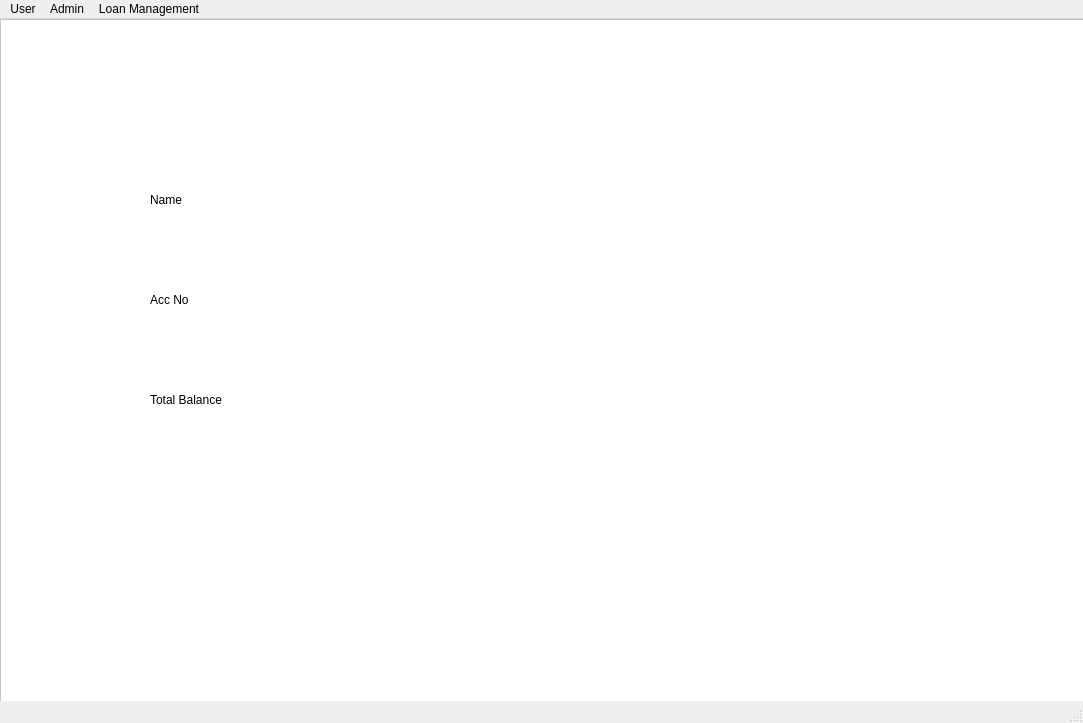
<?xml version="1.0" encoding="UTF-8"?>
<ui version="4.0">
 <class>MainWindow</class>
 <widget class="QMainWindow" name="MainWindow">
  <property name="geometry">
   <rect>
    <x>0</x>
    <y>0</y>
    <width>1083</width>
    <height>723</height>
   </rect>
  </property>
  <property name="windowTitle">
   <string>MainWindow</string>
  </property>
  <widget class="QWidget" name="centralwidget">
   <widget class="QLabel" name="label">
    <property name="geometry">
     <rect>
      <x>100</x>
      <y>120</y>
      <width>221</width>
      <height>91</height>
     </rect>
    </property>
    <property name="styleSheet">
     <string notr="true">font: 20pt &quot;MS Shell Dlg 2&quot;;</string>
    </property>
    <property name="text">
     <string>Login As</string>
    </property>
   </widget>
   <widget class="QLabel" name="label_2">
    <property name="geometry">
     <rect>
      <x>100</x>
      <y>330</y>
      <width>331</width>
      <height>91</height>
     </rect>
    </property>
    <property name="styleSheet">
     <string notr="true">font: 20pt &quot;MS Shell Dlg 2&quot;;</string>
    </property>
    <property name="text">
     <string>Register As</string>
    </property>
   </widget>
   <widget class="QComboBox" name="comboBox">
    <property name="geometry">
     <rect>
      <x>410</x>
      <y>140</y>
      <width>351</width>
      <height>71</height>
     </rect>
    </property>
    <property name="styleSheet">
     <string notr="true">font: 18pt &quot;MS Shell Dlg 2&quot;;</string>
    </property>
    <item>
     <property name="text">
      <string>Admin</string>
     </property>
    </item>
    <item>
     <property name="text">
      <string>Customer</string>
     </property>
    </item>
   </widget>
   <widget class="QComboBox" name="comboBox_2">
    <property name="geometry">
     <rect>
      <x>410</x>
      <y>340</y>
      <width>351</width>
      <height>71</height>
     </rect>
    </property>
    <property name="styleSheet">
     <string notr="true">font: 18pt &quot;MS Shell Dlg 2&quot;;</string>
    </property>
    <item>
     <property name="text">
      <string>Admin</string>
     </property>
    </item>
    <item>
     <property name="text">
      <string>Customer</string>
     </property>
    </item>
   </widget>
   <widget class="QPushButton" name="pushButton">
    <property name="geometry">
     <rect>
      <x>810</x>
      <y>140</y>
      <width>211</width>
      <height>61</height>
     </rect>
    </property>
    <property name="styleSheet">
     <string notr="true">font: 18pt &quot;MS Shell Dlg 2&quot;;</string>
    </property>
    <property name="text">
     <string>Login</string>
    </property>
   </widget>
   <widget class="QPushButton" name="pushButton_2">
    <property name="geometry">
     <rect>
      <x>810</x>
      <y>340</y>
      <width>211</width>
      <height>61</height>
     </rect>
    </property>
    <property name="styleSheet">
     <string notr="true">font: 18pt &quot;MS Shell Dlg 2&quot;;</string>
    </property>
    <property name="text">
     <string>Register</string>
    </property>
   </widget>
   <widget class="QFrame" name="frame">
    <property name="geometry">
     <rect>
      <x>0</x>
      <y>0</y>
      <width>1091</width>
      <height>691</height>
     </rect>
    </property>
    <property name="styleSheet">
     <string notr="true">background-color: rgb(255, 255, 255);</string>
    </property>
    <property name="frameShape">
     <enum>QFrame::StyledPanel</enum>
    </property>
    <property name="frameShadow">
     <enum>QFrame::Raised</enum>
    </property>
    <widget class="QLabel" name="label_3">
     <property name="geometry">
      <rect>
       <x>340</x>
       <y>80</y>
       <width>161</width>
       <height>51</height>
      </rect>
     </property>
     <property name="styleSheet">
      <string notr="true">font: 16pt &quot;MS Shell Dlg 2&quot;;</string>
     </property>
     <property name="text">
      <string>Login As</string>
     </property>
    </widget>
    <widget class="QLabel" name="label_4">
     <property name="geometry">
      <rect>
       <x>490</x>
       <y>80</y>
       <width>261</width>
       <height>51</height>
      </rect>
     </property>
     <property name="styleSheet">
      <string notr="true">font: 16pt &quot;MS Shell Dlg 2&quot;;</string>
     </property>
     <property name="text">
      <string/>
     </property>
    </widget>
    <widget class="QLabel" name="label_5">
     <property name="geometry">
      <rect>
       <x>120</x>
       <y>200</y>
       <width>391</width>
       <height>61</height>
      </rect>
     </property>
     <property name="styleSheet">
      <string notr="true">font: 18pt &quot;MS Shell Dlg 2&quot;;</string>
     </property>
     <property name="text">
      <string>Enter Login ID</string>
     </property>
    </widget>
    <widget class="QLabel" name="label_6">
     <property name="geometry">
      <rect>
       <x>120</x>
       <y>320</y>
       <width>391</width>
       <height>61</height>
      </rect>
     </property>
     <property name="styleSheet">
      <string notr="true">font: 18pt &quot;MS Shell Dlg 2&quot;;</string>
     </property>
     <property name="text">
      <string>Enter Password</string>
     </property>
    </widget>
    <widget class="QLineEdit" name="lineEdit">
     <property name="geometry">
      <rect>
       <x>570</x>
       <y>190</y>
       <width>341</width>
       <height>71</height>
      </rect>
     </property>
     <property name="styleSheet">
      <string notr="true">font: 16pt &quot;MS Shell Dlg 2&quot;;</string>
     </property>
     <property name="text">
      <string/>
     </property>
    </widget>
    <widget class="QLineEdit" name="lineEdit_2">
     <property name="geometry">
      <rect>
       <x>570</x>
       <y>320</y>
       <width>341</width>
       <height>71</height>
      </rect>
     </property>
     <property name="styleSheet">
      <string notr="true">font: 16pt &quot;MS Shell Dlg 2&quot;;</string>
     </property>
     <property name="text">
      <string/>
     </property>
    </widget>
    <widget class="QPushButton" name="pushButton_3">
     <property name="geometry">
      <rect>
       <x>380</x>
       <y>500</y>
       <width>241</width>
       <height>71</height>
      </rect>
     </property>
     <property name="styleSheet">
      <string notr="true">font: 16pt &quot;MS Shell Dlg 2&quot;;
color: rgb(255, 255, 255);
background-color: rgb(255, 85, 0);</string>
     </property>
     <property name="text">
      <string>Login</string>
     </property>
    </widget>
    <widget class="QFrame" name="frame_2">
     <property name="geometry">
      <rect>
       <x>0</x>
       <y>0</y>
       <width>1081</width>
       <height>661</height>
      </rect>
     </property>
     <property name="frameShape">
      <enum>QFrame::StyledPanel</enum>
     </property>
     <property name="frameShadow">
      <enum>QFrame::Raised</enum>
     </property>
     <widget class="QLabel" name="label_7">
      <property name="geometry">
       <rect>
        <x>290</x>
        <y>10</y>
        <width>261</width>
        <height>51</height>
       </rect>
      </property>
      <property name="styleSheet">
       <string notr="true">font: 20pt &quot;MS Shell Dlg 2&quot;;</string>
      </property>
      <property name="text">
       <string>Register As</string>
      </property>
     </widget>
     <widget class="QLabel" name="label_8">
      <property name="geometry">
       <rect>
        <x>530</x>
        <y>10</y>
        <width>261</width>
        <height>51</height>
       </rect>
      </property>
      <property name="styleSheet">
       <string notr="true">font: 20pt &quot;MS Shell Dlg 2&quot;;</string>
      </property>
      <property name="text">
       <string/>
      </property>
     </widget>
     <widget class="QLabel" name="label_9">
      <property name="geometry">
       <rect>
        <x>80</x>
        <y>100</y>
        <width>291</width>
        <height>51</height>
       </rect>
      </property>
      <property name="styleSheet">
       <string notr="true">font: 18pt &quot;MS Shell Dlg 2&quot;;</string>
      </property>
      <property name="text">
       <string>Enter Name</string>
      </property>
     </widget>
     <widget class="QLabel" name="label_10">
      <property name="geometry">
       <rect>
        <x>80</x>
        <y>180</y>
        <width>291</width>
        <height>51</height>
       </rect>
      </property>
      <property name="styleSheet">
       <string notr="true">font: 18pt &quot;MS Shell Dlg 2&quot;;</string>
      </property>
      <property name="text">
       <string>Enter Email ID</string>
      </property>
     </widget>
     <widget class="QLabel" name="label_11">
      <property name="geometry">
       <rect>
        <x>80</x>
        <y>260</y>
        <width>291</width>
        <height>51</height>
       </rect>
      </property>
      <property name="styleSheet">
       <string notr="true">font: 18pt &quot;MS Shell Dlg 2&quot;;</string>
      </property>
      <property name="text">
       <string>Enter Password</string>
      </property>
     </widget>
     <widget class="QLabel" name="label_12">
      <property name="geometry">
       <rect>
        <x>80</x>
        <y>340</y>
        <width>291</width>
        <height>51</height>
       </rect>
      </property>
      <property name="styleSheet">
       <string notr="true">font: 18pt &quot;MS Shell Dlg 2&quot;;</string>
      </property>
      <property name="text">
       <string>Enter Mobile No</string>
      </property>
     </widget>
     <widget class="QLabel" name="label_13">
      <property name="geometry">
       <rect>
        <x>80</x>
        <y>430</y>
        <width>291</width>
        <height>51</height>
       </rect>
      </property>
      <property name="styleSheet">
       <string notr="true">font: 18pt &quot;MS Shell Dlg 2&quot;;</string>
      </property>
      <property name="text">
       <string>Select State</string>
      </property>
     </widget>
     <widget class="QLineEdit" name="lineEdit_3">
      <property name="geometry">
       <rect>
        <x>480</x>
        <y>100</y>
        <width>411</width>
        <height>51</height>
       </rect>
      </property>
      <property name="styleSheet">
       <string notr="true">font: 16pt &quot;MS Shell Dlg 2&quot;;</string>
      </property>
     </widget>
     <widget class="QLineEdit" name="lineEdit_4">
      <property name="geometry">
       <rect>
        <x>480</x>
        <y>180</y>
        <width>411</width>
        <height>51</height>
       </rect>
      </property>
      <property name="styleSheet">
       <string notr="true">font: 16pt &quot;MS Shell Dlg 2&quot;;</string>
      </property>
     </widget>
     <widget class="QLineEdit" name="lineEdit_5">
      <property name="geometry">
       <rect>
        <x>480</x>
        <y>270</y>
        <width>411</width>
        <height>51</height>
       </rect>
      </property>
      <property name="styleSheet">
       <string notr="true">font: 16pt &quot;MS Shell Dlg 2&quot;;</string>
      </property>
     </widget>
     <widget class="QLineEdit" name="lineEdit_6">
      <property name="geometry">
       <rect>
        <x>480</x>
        <y>350</y>
        <width>411</width>
        <height>51</height>
       </rect>
      </property>
      <property name="styleSheet">
       <string notr="true">font: 16pt &quot;MS Shell Dlg 2&quot;;</string>
      </property>
     </widget>
     <widget class="QLineEdit" name="lineEdit_7">
      <property name="geometry">
       <rect>
        <x>480</x>
        <y>430</y>
        <width>411</width>
        <height>51</height>
       </rect>
      </property>
      <property name="styleSheet">
       <string notr="true">font: 16pt &quot;MS Shell Dlg 2&quot;;</string>
      </property>
     </widget>
     <widget class="QPushButton" name="pushButton_4">
      <property name="geometry">
       <rect>
        <x>360</x>
        <y>540</y>
        <width>341</width>
        <height>81</height>
       </rect>
      </property>
      <property name="styleSheet">
       <string notr="true">font: 20pt &quot;MS Shell Dlg 2&quot;;
color: rgb(255, 255, 255);
background-color: rgb(255, 85, 0);</string>
      </property>
      <property name="text">
       <string>Register</string>
      </property>
     </widget>
     <widget class="QFrame" name="frame_3">
      <property name="geometry">
       <rect>
        <x>0</x>
        <y>0</y>
        <width>1081</width>
        <height>671</height>
       </rect>
      </property>
      <property name="frameShape">
       <enum>QFrame::StyledPanel</enum>
      </property>
      <property name="frameShadow">
       <enum>QFrame::Raised</enum>
      </property>
      <widget class="QLabel" name="label_14">
       <property name="geometry">
        <rect>
         <x>330</x>
         <y>20</y>
         <width>461</width>
         <height>61</height>
        </rect>
       </property>
       <property name="styleSheet">
        <string notr="true">font: 20pt &quot;MS Shell Dlg 2&quot;;</string>
       </property>
       <property name="text">
        <string>Welcome to ICICI Bank</string>
       </property>
      </widget>
      <widget class="QPushButton" name="pushButton_5">
       <property name="geometry">
        <rect>
         <x>170</x>
         <y>140</y>
         <width>331</width>
         <height>131</height>
        </rect>
       </property>
       <property name="styleSheet">
        <string notr="true">font: 18pt &quot;MS Shell Dlg 2&quot;;
color: rgb(255, 255, 255);
background-color: rgb(85, 170, 255);</string>
       </property>
       <property name="text">
        <string>Create Account</string>
       </property>
      </widget>
      <widget class="QPushButton" name="pushButton_6">
       <property name="geometry">
        <rect>
         <x>170</x>
         <y>320</y>
         <width>331</width>
         <height>131</height>
        </rect>
       </property>
       <property name="styleSheet">
        <string notr="true">font: 18pt &quot;MS Shell Dlg 2&quot;;
color: rgb(255, 255, 255);
background-color: rgb(85, 170, 255);</string>
       </property>
       <property name="text">
        <string>Balance Enquiry</string>
       </property>
      </widget>
      <widget class="QPushButton" name="pushButton_7">
       <property name="geometry">
        <rect>
         <x>560</x>
         <y>140</y>
         <width>331</width>
         <height>131</height>
        </rect>
       </property>
       <property name="styleSheet">
        <string notr="true">font: 18pt &quot;MS Shell Dlg 2&quot;;
color: rgb(255, 255, 255);
background-color: rgb(85, 170, 255);</string>
       </property>
       <property name="text">
        <string>Funds Transfer</string>
       </property>
      </widget>
      <widget class="QPushButton" name="pushButton_8">
       <property name="geometry">
        <rect>
         <x>560</x>
         <y>320</y>
         <width>331</width>
         <height>131</height>
        </rect>
       </property>
       <property name="styleSheet">
        <string notr="true">font: 18pt &quot;MS Shell Dlg 2&quot;;
color: rgb(255, 255, 255);
background-color: rgb(85, 170, 255);</string>
       </property>
       <property name="text">
        <string>Apply Loan</string>
       </property>
      </widget>
      <widget class="QFrame" name="frame_4">
       <property name="geometry">
        <rect>
         <x>0</x>
         <y>0</y>
         <width>1091</width>
         <height>671</height>
        </rect>
       </property>
       <property name="frameShape">
        <enum>QFrame::StyledPanel</enum>
       </property>
       <property name="frameShadow">
        <enum>QFrame::Raised</enum>
       </property>
       <widget class="QLabel" name="label_15">
        <property name="geometry">
         <rect>
          <x>410</x>
          <y>10</y>
          <width>261</width>
          <height>51</height>
         </rect>
        </property>
        <property name="styleSheet">
         <string notr="true">font: 18pt &quot;MS Shell Dlg 2&quot;;</string>
        </property>
        <property name="text">
         <string>Create Account</string>
        </property>
       </widget>
       <widget class="QLabel" name="label_16">
        <property name="geometry">
         <rect>
          <x>80</x>
          <y>110</y>
          <width>321</width>
          <height>41</height>
         </rect>
        </property>
        <property name="styleSheet">
         <string notr="true">font: 16pt &quot;MS Shell Dlg 2&quot;;</string>
        </property>
        <property name="text">
         <string>Enter Name</string>
        </property>
       </widget>
       <widget class="QLabel" name="label_17">
        <property name="geometry">
         <rect>
          <x>80</x>
          <y>230</y>
          <width>321</width>
          <height>41</height>
         </rect>
        </property>
        <property name="styleSheet">
         <string notr="true">font: 16pt &quot;MS Shell Dlg 2&quot;;</string>
        </property>
        <property name="text">
         <string>Enter Email ID</string>
        </property>
       </widget>
       <widget class="QLabel" name="label_18">
        <property name="geometry">
         <rect>
          <x>80</x>
          <y>340</y>
          <width>321</width>
          <height>41</height>
         </rect>
        </property>
        <property name="styleSheet">
         <string notr="true">font: 16pt &quot;MS Shell Dlg 2&quot;;</string>
        </property>
        <property name="text">
         <string>Upload Photograph</string>
        </property>
       </widget>
       <widget class="QLineEdit" name="lineEdit_8">
        <property name="geometry">
         <rect>
          <x>530</x>
          <y>90</y>
          <width>411</width>
          <height>81</height>
         </rect>
        </property>
       </widget>
       <widget class="QLineEdit" name="lineEdit_9">
        <property name="geometry">
         <rect>
          <x>530</x>
          <y>210</y>
          <width>411</width>
          <height>81</height>
         </rect>
        </property>
       </widget>
       <widget class="QPushButton" name="pushButton_9">
        <property name="geometry">
         <rect>
          <x>580</x>
          <y>330</y>
          <width>271</width>
          <height>61</height>
         </rect>
        </property>
        <property name="styleSheet">
         <string notr="true">font: 18pt &quot;MS Shell Dlg 2&quot;;</string>
        </property>
        <property name="text">
         <string>Upload</string>
        </property>
       </widget>
       <widget class="QPushButton" name="pushButton_10">
        <property name="geometry">
         <rect>
          <x>350</x>
          <y>520</y>
          <width>331</width>
          <height>81</height>
         </rect>
        </property>
        <property name="styleSheet">
         <string notr="true">font: 18pt &quot;MS Shell Dlg 2&quot;;</string>
        </property>
        <property name="text">
         <string>Create Account</string>
        </property>
       </widget>
       <widget class="QFrame" name="frame_5">
        <property name="geometry">
         <rect>
          <x>0</x>
          <y>0</y>
          <width>1081</width>
          <height>661</height>
         </rect>
        </property>
        <property name="frameShape">
         <enum>QFrame::StyledPanel</enum>
        </property>
        <property name="frameShadow">
         <enum>QFrame::Raised</enum>
        </property>
        <widget class="QLabel" name="label_19">
         <property name="geometry">
          <rect>
           <x>450</x>
           <y>10</y>
           <width>251</width>
           <height>41</height>
          </rect>
         </property>
         <property name="styleSheet">
          <string notr="true">font: 20pt &quot;MS Shell Dlg 2&quot;;</string>
         </property>
         <property name="text">
          <string>Transactions</string>
         </property>
        </widget>
        <widget class="QTableWidget" name="tableWidget">
         <property name="geometry">
          <rect>
           <x>150</x>
           <y>110</y>
           <width>771</width>
           <height>501</height>
          </rect>
         </property>
         <row>
          <property name="text">
           <string>1</string>
          </property>
         </row>
         <column>
          <property name="text">
           <string>Date</string>
          </property>
         </column>
         <column>
          <property name="text">
           <string>Acc No</string>
          </property>
         </column>
         <column>
          <property name="text">
           <string>Amount</string>
          </property>
         </column>
         <column>
          <property name="text">
           <string>Cr / Dr</string>
          </property>
         </column>
         <item row="0" column="0">
          <property name="text">
           <string>22 May 2020</string>
          </property>
         </item>
         <item row="0" column="1">
          <property name="text">
           <string>324234234</string>
          </property>
         </item>
         <item row="0" column="2">
          <property name="text">
           <string>4500</string>
          </property>
         </item>
         <item row="0" column="3">
          <property name="text">
           <string>Cr</string>
          </property>
         </item>
        </widget>
        <widget class="QFrame" name="frame_6">
         <property name="geometry">
          <rect>
           <x>0</x>
           <y>0</y>
           <width>1091</width>
           <height>671</height>
          </rect>
         </property>
         <property name="frameShape">
          <enum>QFrame::StyledPanel</enum>
         </property>
         <property name="frameShadow">
          <enum>QFrame::Raised</enum>
         </property>
         <widget class="QLabel" name="label_20">
          <property name="geometry">
           <rect>
            <x>150</x>
            <y>150</y>
            <width>231</width>
            <height>61</height>
           </rect>
          </property>
          <property name="styleSheet">
           <string notr="true">font: 16pt &quot;MS Shell Dlg 2&quot;;</string>
          </property>
          <property name="text">
           <string>Name</string>
          </property>
         </widget>
         <widget class="QLabel" name="label_21">
          <property name="geometry">
           <rect>
            <x>150</x>
            <y>250</y>
            <width>231</width>
            <height>61</height>
           </rect>
          </property>
          <property name="styleSheet">
           <string notr="true">font: 16pt &quot;MS Shell Dlg 2&quot;;</string>
          </property>
          <property name="text">
           <string>Acc No</string>
          </property>
         </widget>
         <widget class="QLabel" name="label_22">
          <property name="geometry">
           <rect>
            <x>150</x>
            <y>350</y>
            <width>231</width>
            <height>61</height>
           </rect>
          </property>
          <property name="styleSheet">
           <string notr="true">font: 16pt &quot;MS Shell Dlg 2&quot;;</string>
          </property>
          <property name="text">
           <string>Total Balance</string>
          </property>
         </widget>
         <widget class="QLabel" name="label_23">
          <property name="geometry">
           <rect>
            <x>450</x>
            <y>150</y>
            <width>471</width>
            <height>71</height>
           </rect>
          </property>
          <property name="styleSheet">
           <string notr="true">font: 18pt &quot;MS Shell Dlg 2&quot;;</string>
          </property>
          <property name="text">
           <string/>
          </property>
         </widget>
         <widget class="QLabel" name="label_24">
          <property name="geometry">
           <rect>
            <x>450</x>
            <y>250</y>
            <width>471</width>
            <height>71</height>
           </rect>
          </property>
          <property name="styleSheet">
           <string notr="true">font: 18pt &quot;MS Shell Dlg 2&quot;;</string>
          </property>
          <property name="text">
           <string/>
          </property>
         </widget>
         <widget class="QLabel" name="label_25">
          <property name="geometry">
           <rect>
            <x>450</x>
            <y>360</y>
            <width>471</width>
            <height>71</height>
           </rect>
          </property>
          <property name="styleSheet">
           <string notr="true">font: 18pt &quot;MS Shell Dlg 2&quot;;</string>
          </property>
          <property name="text">
           <string/>
          </property>
         </widget>
        </widget>
       </widget>
      </widget>
     </widget>
    </widget>
   </widget>
  </widget>
  <widget class="QMenuBar" name="menubar">
   <property name="geometry">
    <rect>
     <x>0</x>
     <y>0</y>
     <width>1083</width>
     <height>31</height>
    </rect>
   </property>
   <widget class="QMenu" name="menuLogin_Options">
    <property name="title">
     <string>User</string>
    </property>
    <addaction name="actionHome"/>
    <addaction name="actionCreate_Account"/>
    <addaction name="actionBalance_Enquiry"/>
    <addaction name="actionDeposit"/>
    <addaction name="actionFund_Transfer"/>
    <addaction name="actionStatement"/>
   </widget>
   <widget class="QMenu" name="menuAdmin">
    <property name="title">
     <string>Admin</string>
    </property>
    <addaction name="actionView_Customers"/>
    <addaction name="actionUpdate_Customers"/>
    <addaction name="actionDelete_Customer"/>
   </widget>
   <widget class="QMenu" name="menuLoan_Management">
    <property name="title">
     <string>Loan Management</string>
    </property>
    <widget class="QMenu" name="menuApply_for_loan">
     <property name="title">
      <string>Apply for loan</string>
     </property>
     <addaction name="actionHome_Loan"/>
     <addaction name="actionCar_Loan"/>
     <addaction name="actionEducation_Loan"/>
    </widget>
    <addaction name="actionMy_Loans"/>
    <addaction name="menuApply_for_loan"/>
    <addaction name="actionCheck_Availability"/>
   </widget>
   <addaction name="menuLogin_Options"/>
   <addaction name="menuAdmin"/>
   <addaction name="menuLoan_Management"/>
  </widget>
  <widget class="QStatusBar" name="statusbar"/>
  <action name="actionCreate_Account">
   <property name="text">
    <string>Create Account</string>
   </property>
  </action>
  <action name="actionBalance_Enquiry">
   <property name="text">
    <string>Balance Enquiry</string>
   </property>
  </action>
  <action name="actionDeposit">
   <property name="text">
    <string>Deposit</string>
   </property>
  </action>
  <action name="actionFund_Transfer">
   <property name="text">
    <string>Fund Transfer</string>
   </property>
  </action>
  <action name="actionView_Customers">
   <property name="text">
    <string>View Customers</string>
   </property>
  </action>
  <action name="actionUpdate_Customers">
   <property name="text">
    <string>Update Customers</string>
   </property>
  </action>
  <action name="actionDelete_Customer">
   <property name="text">
    <string>Delete Customer</string>
   </property>
  </action>
  <action name="actionMy_Loans">
   <property name="text">
    <string>My Loans</string>
   </property>
  </action>
  <action name="actionCheck_Availability">
   <property name="text">
    <string>Check Availability</string>
   </property>
  </action>
  <action name="actionHome_Loan">
   <property name="text">
    <string>Home Loan</string>
   </property>
  </action>
  <action name="actionCar_Loan">
   <property name="text">
    <string>Car Loan</string>
   </property>
  </action>
  <action name="actionEducation_Loan">
   <property name="text">
    <string>Education Loan</string>
   </property>
  </action>
  <action name="actionStatement">
   <property name="text">
    <string>Statement</string>
   </property>
  </action>
  <action name="actionHome">
   <property name="text">
    <string>Dashboard</string>
   </property>
  </action>
 </widget>
 <resources/>
 <connections/>
</ui>
